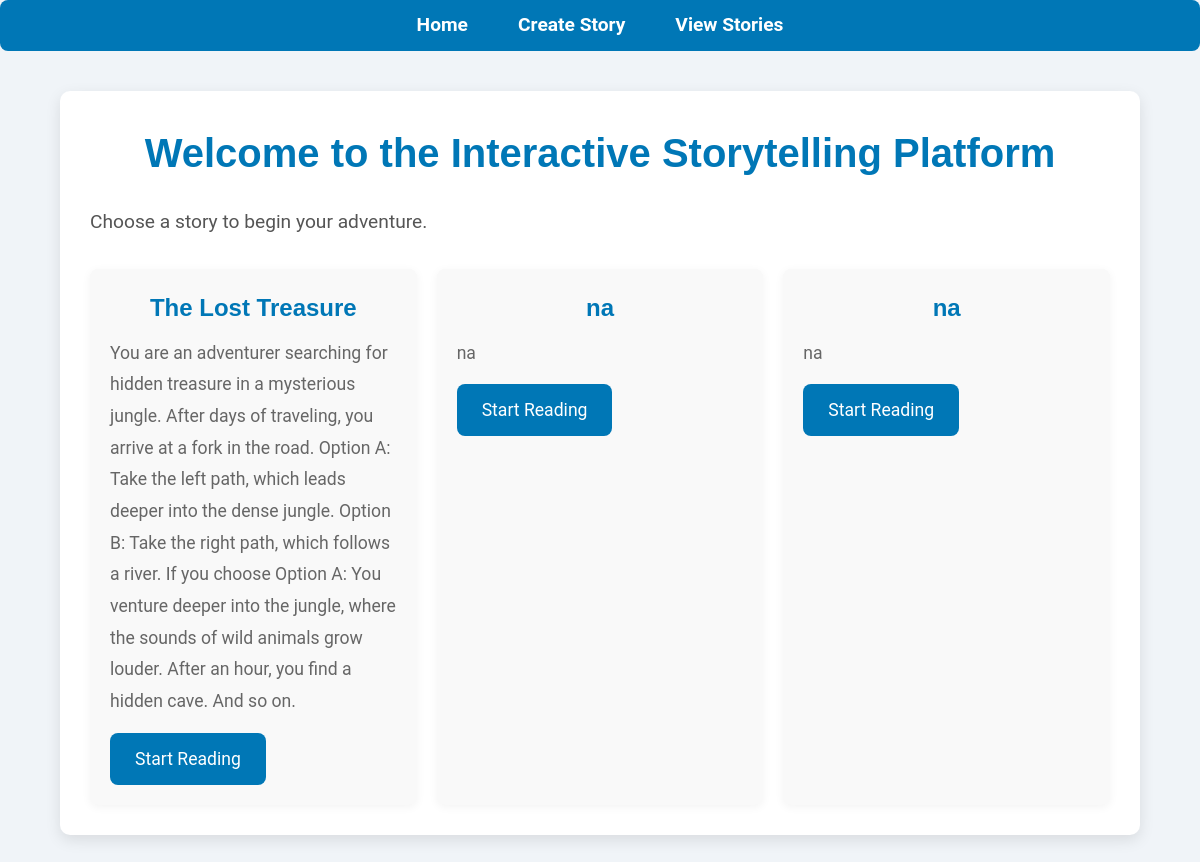
The page / on the database its author committed.
### tables this page shows
CREATE TABLE IF NOT EXISTS `stories` (
  `id` int NOT NULL AUTO_INCREMENT,
  `title` varchar(255) NOT NULL,
  `description` text,
  `created_at` timestamp NULL DEFAULT CURRENT_TIMESTAMP,
  PRIMARY KEY (`id`)
);

### index.php (the view, shortened to what this page needs)
<?php
include('db_connect.php');
?>
<!DOCTYPE html>
<html lang="en">
<head>
    <link rel="stylesheet" href="styles.css">
</head>
<body>
<?php include('navbar.php'); ?>
<div class="container">
    <h1>Welcome to the Interactive Storytelling Platform</h1>
    <p>Choose a story to begin your adventure.</p>
    <div class="stories-list">
        <?php
        $query = "SELECT * FROM stories";
        $result = mysqli_query($conn, $query);
        if (mysqli_num_rows($result) > 0) {
            while ($story = mysqli_fetch_assoc($result)) {
                echo "<div class='story-item'>";
                echo "<h2>" . $story['title'] . "</h2>";
                echo "<p>" . $story['description'] . "</p>";
                echo "<a href='read_story.php?story_id=" . $story['id'] . "' class='btn'>Start Reading</a>";
                echo "</div>";
            }
        } else {
            echo "<p>No stories available yet. <a href='create_story.php'>Create one!</a></p>";
        }
        ?>
    </div>
</div>
</body>
</html>

### navbar.php
<nav>
    <ul class="navbar">
        <li><a href="index.php">Home</a></li>
        <li><a href="create_story.php">Create Story</a></li>
        <li><a href="index.php">View Stories</a></li>
    </ul>
</nav>

### styles.css (style rules this page uses)
* { margin: 0; padding: 0; box-sizing: border-box; }
body { font-family: 'Roboto', sans-serif; background-color: #f0f4f8; color: #333; margin: 0; padding: 0; line-height: 1.6; }
.container { width: 90%; max-width: 1200px; margin: 40px auto; background-color: #fff; padding: 30px; border-radius: 10px; box-shadow: 0 5px 15px rgba(0, 0, 0, 0.1); transition: transform 0.2s ease; }
h1, h2 { font-family: 'Montserrat', sans-serif; color: #333; margin-bottom: 20px; text-align: center; }
h1 { font-size: 2.5em; color: #0077b6; }
h2 { font-size: 2em; }
p { font-size: 1.2em; color: #555; line-height: 1.8; margin-bottom: 20px; }
.btn { display: inline-block; background-color: #0077b6; color: white; font-size: 1.1em; padding: 12px 25px; text-decoration: none; text-align: center; border-radius: 8px; cursor: pointer; transition: background-color 0.3s ease, box-shadow 0.2s ease; width: fit-content; align-self: flex-start; }
.stories-list { display: grid; grid-template-columns: repeat(auto-fill, minmax(250px, 1fr)); grid-gap: 20px; margin-top: 30px; }
.story-item { background-color: #f9f9f9; border-radius: 8px; padding: 20px; box-shadow: 0 2px 10px rgba(0, 0, 0, 0.05); transition: transform 0.3s ease, box-shadow 0.3s ease; }
.story-item h2 { font-size: 1.5em; color: #0077b6; margin-bottom: 10px; }
.story-item p { font-size: 1.1em; color: #666; margin-bottom: 15px; }
.navbar { list-style: none; padding: 0; display: flex; justify-content: center; margin-bottom: 20px; background-color: #0077b6; padding: 10px; border-radius: 8px; }
.navbar li { margin: 0 15px; }
.navbar a { color: white; text-decoration: none; font-size: 1.2em; font-weight: bold; padding: 5px 10px; border-radius: 5px; transition: background-color 0.3s ease; }

### rows shown on the page
stories: title "The Lost Treasure", description "You are an adventurer searching for hidden treasure in a mysterious jungle. After days of traveling, you arrive at a fork in the road. Option A: Take the left path, which leads deeper into the dense jungle. Option B: Take the right path, which follows a river. If you choose Option A: You venture deeper into the jungle, where the sounds of wild animals grow louder. After an hour, you find a hidden cave. And so on."
stories: title "na", description "na"
stories: title "na", description "na"
